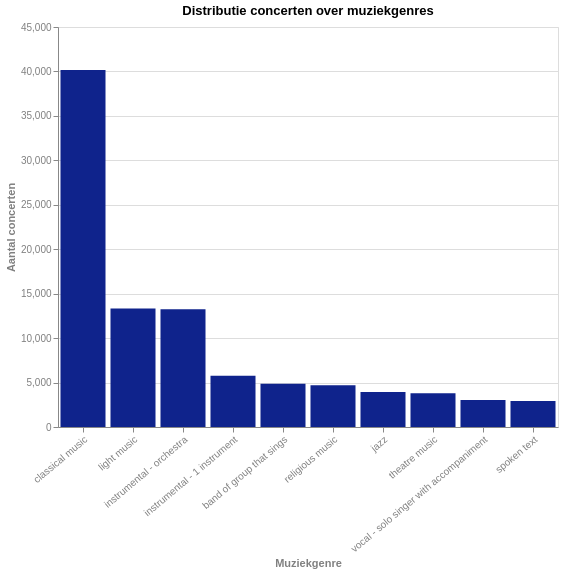

Source (Vega-Lite JSON):
### Vega-Lite specification from a JSON file in a GitHub repository (floating-point values rounded to 4 significant figures)
{"$schema": "https://vega.github.io/schema/vega-lite/v5.json", "title": "Distributie concerten over muziekgenres", "description": "Distributie concerten over muziekgenres", "width": 500, "height": 400, "data": {"values": [{"Genre": "classical music", "Number of concerts": 40156}, {"Genre": "light music", "Number of concerts": 13325}, {"Genre": "instrumental - orchestra", "Number of concerts": 13247}, {"Genre": "instrumental - 1 instrument", "Number of concerts": 5762}, {"Genre": "band of group that sings", "Number of concerts": 4876}, {"Genre": "religious music", "Number of concerts": 4687}, {"Genre": "jazz", "Number of concerts": 3942}, {"Genre": "theatre music", "Number of concerts": 3805}, {"Genre": "vocal - solo singer with accompaniment", "Number of concerts": 3024}, {"Genre": "spoken text", "Number of concerts": 2918}]}, "mark": {"type": "bar", "binSpacing": 1, "tooltip": true}, "encoding": {"x": {"field": "Genre", "type": "nominal", "title": "Muziekgenre", "sort": "-y"}, "y": {"field": "Number of concerts", "type": "quantitative", "title": "Aantal concerten"}, "color": {"value": "#0F238C"}}, "config": {"countTitle": "Aantal", "axisX": {"labelAngle": -40, "titleColor": "grey", "labelColor": "grey"}, "axisY": {"titleColor": "grey", "labelColor": "grey"}}}
